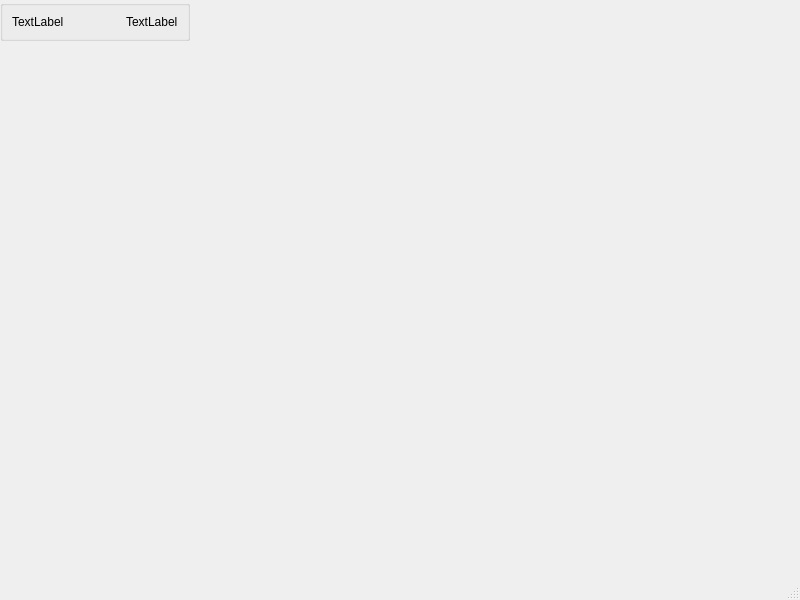
<?xml version="1.0" encoding="UTF-8"?>
<ui version="4.0">
 <class>GameWindow</class>
 <widget class="QMainWindow" name="GameWindow">
  <property name="geometry">
   <rect>
    <x>0</x>
    <y>0</y>
    <width>800</width>
    <height>600</height>
   </rect>
  </property>
  <property name="windowTitle">
   <string>MainWindow</string>
  </property>
  <widget class="QWidget" name="centralwidget">
   <widget class="QGroupBox" name="groupBox">
    <property name="geometry">
     <rect>
      <x>0</x>
      <y>0</y>
      <width>190</width>
      <height>41</height>
     </rect>
    </property>
    <property name="title">
     <string/>
    </property>
    <layout class="QHBoxLayout" name="horizontalLayout">
     <item>
      <widget class="QLabel" name="timerlable">
       <property name="text">
        <string>TextLabel</string>
       </property>
      </widget>
     </item>
     <item>
      <spacer name="horizontalSpacer_2">
       <property name="orientation">
        <enum>Qt::Horizontal</enum>
       </property>
       <property name="sizeHint" stdset="0">
        <size>
         <width>40</width>
         <height>20</height>
        </size>
       </property>
      </spacer>
     </item>
     <item>
      <widget class="QLabel" name="imagelable">
       <property name="text">
        <string/>
       </property>
      </widget>
     </item>
     <item>
      <spacer name="horizontalSpacer">
       <property name="orientation">
        <enum>Qt::Horizontal</enum>
       </property>
       <property name="sizeHint" stdset="0">
        <size>
         <width>40</width>
         <height>20</height>
        </size>
       </property>
      </spacer>
     </item>
     <item>
      <widget class="QLabel" name="counterlable">
       <property name="text">
        <string>TextLabel</string>
       </property>
      </widget>
     </item>
    </layout>
   </widget>
  </widget>
  <widget class="QMenuBar" name="menubar">
   <property name="geometry">
    <rect>
     <x>0</x>
     <y>0</y>
     <width>800</width>
     <height>17</height>
    </rect>
   </property>
  </widget>
  <widget class="QStatusBar" name="statusbar"/>
 </widget>
 <resources/>
 <connections/>
</ui>
